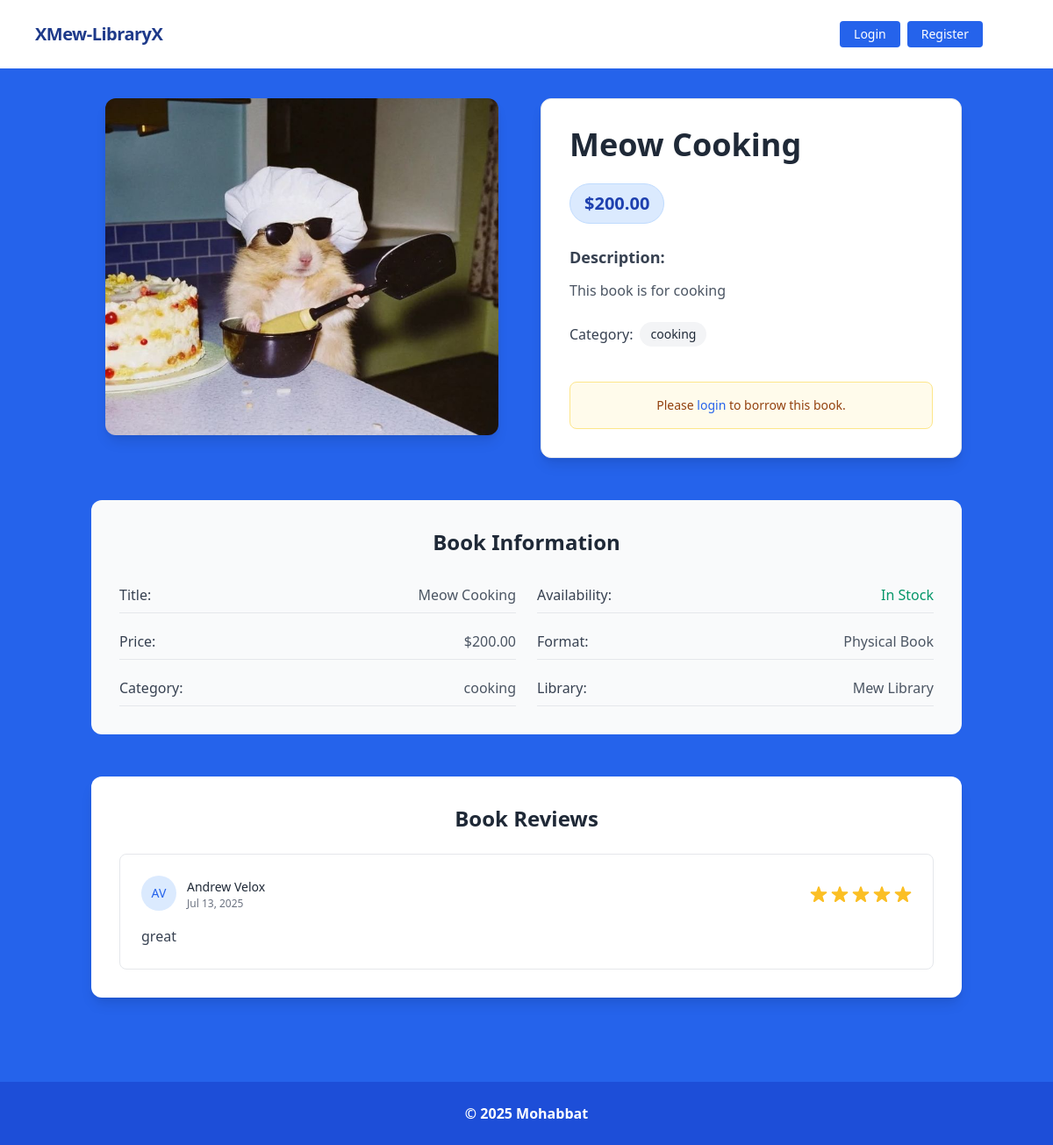
/books/details/2/, run on the app's committed database.
### books/models.py (models this page shows, shortened)
class Book(models.Model):
    name = models.CharField(max_length=40)
    description = models.TextField()
    price = models.DecimalField(max_digits=12, decimal_places=2)
    categories = models.ForeignKey(BookCategory, on_delete=models.CASCADE)
    image  = models.ImageField(upload_to='books/media/uploads/')
    raings = models.CharField(max_length=12,choices=BOOK_RATINGS,null=True,blank=True)
    quantity = models.IntegerField(max_length=12,null=True,blank=True)

class BookRating(models.Model):
    account = models.ForeignKey(UserLibraryAccount,on_delete=models.CASCADE, related_name='rating_account',null=True,blank=True)
    book = models.ForeignKey(Book,on_delete=models.CASCADE, related_name="bookratings")
    rating = models.CharField(max_length=12,choices=BOOK_RATINGS)
    body = models.TextField()
    created_on = models.DateTimeField(auto_now_add=True,null=True,blank=True)

### categories/models.py (models this page shows, shortened)
class BookCategory(models.Model):
    name = models.CharField(max_length=40)
    slug = models.SlugField(max_length=40,unique=True)

### account/models.py (models this page shows, shortened)
class UserLibraryAccount(models.Model):
    user = models.OneToOneField(User,related_name='account' , on_delete=models.CASCADE)
    gender = models.CharField(max_length=10,choices=GENDER_TYPE)
    balance = models.DecimalField(default=0,max_digits=12,decimal_places=2)
    initial_borrow_date = models.DateField(auto_now=True)
    birth_date = models.DateField(null=True,blank=True)
    phone_number = models.CharField(max_length=12)

### books/views.py (the view, shortened to what this page needs)
# urls.py: path('details/<int:id>/', BookDetailsView.as_view(), name = 'details'),
class BookDetailsView(DetailView):
    model = Book
    template_name = 'books/book_details.html'
    pk_url_kwarg = 'id'
    context_object_name = "book"
    def get_context_data(self, **kwargs):
        context = super().get_context_data(**kwargs)
        book = self.object
        ratings = book.bookratings.all()
        context['ratings']=ratings
        rating_form = RatingForm()
        context['rating_form'] = rating_form
        return context

### books/templates/books/book_details.html (shortened to what this page needs)
{% extends "base.html" %}
{% block content %}
<div class="container mx-auto px-4 py-8 pb-24">
    <div class="flex flex-col lg:flex-row gap-8 items-start justify-center max-w-6xl mx-auto">
        <div class="w-full lg:w-1/2 flex justify-center">
            <div class="max-w-md w-full">
                <img src="{{ book.image.url }}"
                     class="w-full h-auto rounded-xl shadow-lg object-cover max-h-96"
                     alt="{{ book.name }}"/>
            </div>
        </div>
        <div class="w-full lg:w-1/2">
            <div class="bg-white rounded-xl shadow-lg p-6 md:p-8 border border-gray-200">
                <div class="text-center lg:text-left space-y-6">
                    <h1 class="text-2xl md:text-3xl lg:text-4xl font-bold text-gray-800 leading-tight">
                        {{ book.name }}
                    </h1>
                    <div class="flex justify-center lg:justify-start">
                        <span class="bg-blue-100 text-blue-800 px-4 py-2 rounded-full text-xl font-bold border border-blue-200">
                            ${{ book.price }}
                        </span>
                    </div>
                    <div class="space-y-3">
                        <h3 class="text-lg font-semibold text-gray-700">Description:</h3>
                        <p class="text-gray-600 leading-relaxed text-sm md:text-base">
                            {{ book.description }}
                        </p>
                    </div>
                    <div class="flex items-center justify-center lg:justify-start gap-2">
                        <span class="text-gray-700 font-medium">Category:</span>
                        <span class="bg-gray-100 text-gray-800 px-3 py-1 rounded-full text-sm font-medium">
                            {{ book.categories.name }}
                        </span>
                    </div>
                    {% if request.user.is_authenticated %}
                    <div class="pt-4 space-y-3 ">
                        {%if already_bought %}
                            <div class="space-y-3 lg:space-x-3 ">
                                <div class="w-full lg:w-auto inline-block bg-gray-400 text-white font-semibold py-3 px-8 rounded-lg shadow-md text-center cursor-not-allowed opacity-75">
                                    <span class="flex items-center justify-center">
                                        <svg class="w-5 h-5 mr-2" fill="none" stroke="currentColor" viewBox="0 0 24 24">
                                            <path stroke-linecap="round" stroke-linejoin="round" stroke-width="2" d="M5 13l4 4L19 7"></path>
                                        </svg>
                                        Already Borrowed
                                    </span>
                                </div>
                                <button onclick="openRatingModal()"
                                   class="w-full lg:w-auto inline-block bg-orange-600 hover:bg-orange-700 text-black font-semibold py-3 px-5 rounded-lg transition-all duration-200 transform hover:scale-105 shadow-md hover:shadow-lg text-center">
                                    <span class="flex items-center justify-center">
                                        <svg class="w-5 h-5 mr-2" fill="none" stroke="currentColor" viewBox="0 0 24 24">
                                            <path stroke-linecap="round" stroke-linejoin="round" stroke-width="2" d="M11.049 2.927c.3-.921 1.603-.921 1.902 0l1.519 4.674a1 1 0 00.95.69h4.915c.969 0 1.371 1.24.588 1.81l-3.976 2.888a1 1 0 00-.363 1.118l1.518 4.674c.3.922-.755 1.688-1.538 1.118l-3.976-2.888a1 1 0 00-1.176 0l-3.976 2.888c-.783.57-1.838-.197-1.538-1.118l1.518-4.674a1 1 0 00-.363-1.118l-3.976-2.888c-.784-.57-.38-1.81.588-1.81h4.914a1 1 0 00.951-.69l1.519-4.674z"></path>
                                        </svg>
                                        Review Book
                                    </span>
                                </button>
                            </div>
                        {%else%}
                            {% if book.quantity > 0 %}
                            <a href="{% url "buy" book.id %}"
                            class="w-full lg:w-auto inline-block bg-blue-600 hover:bg-blue-700 text-white font-semibold py-3 px-8 rounded-lg transition-all duration-200 transform hover:scale-105 shadow-md hover:shadow-lg text-center">
                                Borrow Now
                            </a>
                            {%endif%}
                        {%endif%}
                        {% comment %} <div class="flex flex-col sm:flex-row gap-3 pt-2">
                            <button class="flex-1 bg-green-600 hover:bg-green-700 text-white font-medium py-2 px-4 rounded-lg transition-colors duration-200">
                                Add to Wishlist
                            </button>
                            <button class="flex-1 bg-gray-600 hover:bg-gray-700 text-white font-medium py-2 px-4 rounded-lg transition-colors duration-200">
                                Borrow Book
                            </button>
                        </div> {% endcomment %}
                    </div>
                    {% else %}
                    <div class="pt-4">
                        <div class="bg-yellow-50 border border-yellow-200 rounded-lg p-4 text-center">
                            <p class="text-yellow-800 text-sm">
                                Please <a href="{% url 'login' %}" class="text-blue-600 hover:text-blue-800 font-medium">login</a> to borrow this book.
                            </p>
                        </div>
                    </div>
                    {% endif %}
                </div>
            </div>
        </div>
    </div>
    <div class="max-w-6xl mx-auto mt-12">
        <div class="bg-gray-50 rounded-xl p-6 md:p-8">
            <h2 class="text-xl md:text-2xl font-bold text-gray-800 mb-6 text-center">Book Information</h2>
            <div class="grid grid-cols-1 md:grid-cols-2 gap-6">
                <div class="space-y-3">
                    <div class="flex justify-between py-2 border-b border-gray-200">
                        <span class="font-medium text-gray-700">Title:</span>
                        <span class="text-gray-600">{{ book.name }}</span>
                    </div>
                    <div class="flex justify-between py-2 border-b border-gray-200">
                        <span class="font-medium text-gray-700">Price:</span>
                        <span class="text-gray-600">${{ book.price }}</span>
                    </div>
                    <div class="flex justify-between py-2 border-b border-gray-200">
                        <span class="font-medium text-gray-700">Category:</span>
                        <span class="text-gray-600">{{ book.categories.name }}</span>
                    </div>
                </div>
                <div class="space-y-3">
                    <div class="flex justify-between py-2 border-b border-gray-200">
                        <span class="font-medium text-gray-700">Availability:</span>
                        {% if book.quantity > 0 %}
                        <span class="text-green-600 font-medium">In Stock</span>
                        {% else %}
                        <span class="text-red-600 font-medium">Out of Stock</span>
                        {% endif %}
                    </div>
                    <div class="flex justify-between py-2 border-b border-gray-200">
                        <span class="font-medium text-gray-700">Format:</span>
                        <span class="text-gray-600">Physical Book</span>
                    </div>
                    <div class="flex justify-between py-2 border-b border-gray-200">
                        <span class="font-medium text-gray-700">Library:</span>
                        <span class="text-gray-600">Mew Library</span>
                    </div>
                </div>
            </div>
        </div>
    </div>
    <div class="max-w-6xl mx-auto mt-12">
        <div class="bg-white rounded-xl shadow-lg p-6 md:p-8">
            <h2 class="text-xl md:text-2xl font-bold text-gray-800 mb-6 text-center">Book Reviews</h2>
            {% if ratings %}
                <div class="space-y-6">
                    {% for rating_val in ratings %}
                    <div class="border border-gray-200 rounded-lg p-6 hover:shadow-md transition-shadow duration-200">
                        <div class="flex flex-col sm:flex-row sm:items-center sm:justify-between mb-4">
                            <div class="flex items-center space-x-3 mb-2 sm:mb-0">
                                <div class="w-10 h-10 bg-blue-100 rounded-full flex items-center justify-center">
                                    <span class="text-blue-600 font-medium text-sm">
                                        {{ rating_val.account.user.first_name|first|upper }}{{ rating_val.account.user.last_name|first|upper }}
                                    </span>
                                </div>
                                <div>
                                    <span class="text-sm font-medium text-gray-800">
                                        {{ rating_val.account.user.first_name }} {{ rating_val.account.user.last_name }}
                                    </span>
                                    <div class="text-xs text-gray-500">
                                        {{ rating_val.created_on|date:"M d, Y" }}
                                    </div>
                                </div>
                            </div>
                            <div class="flex items-center space-x-1">
                            </div>
                        </div>
                        <p class="text-gray-700 leading-relaxed">{{ rating_val.body }}</p>
                    </div>
                    {% endfor %}
                </div>
            {% endif %}
        </div>
    </div>
</div>
{% endblock content %}

### data on the page
Book: image (picture), name "Meow Cooking", price "200.00", description "This book is for cooking", categories.name "cooking"
BookRating: account.user.first_name|first "A", account.user.last_name|first "V", account.user.first_name "Andrew", account.user.last_name "Velox", created_on "Jul 13, 2025", rating "5" (drawn), body "great"
